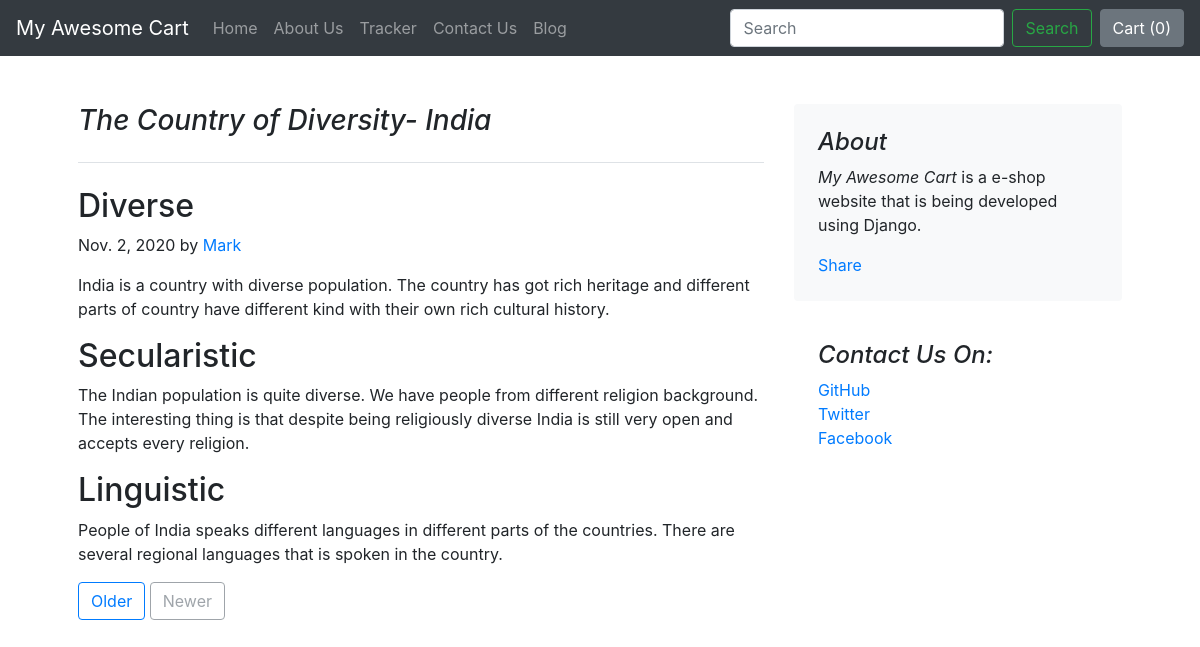
/blog/blogpost/blog1, run on the app's committed database.
### blog/models.py (models this page shows, shortened)
class Blogpost(models.Model):
    post_id = models.AutoField(primary_key=True)
    title = models.CharField(max_length=100)
    head0 = models.CharField(max_length=80,default="")
    chead0 = models.CharField(max_length=300,default="")
    head1 = models.CharField(max_length=80,default="")
    chead1 = models.CharField(max_length=300,default="")
    head2 = models.CharField(max_length=80,default="")
    chead2 = models.CharField(max_length=300,default="")
    pub_date = models.DateField()
    thumbnail = models.ImageField(upload_to="blog/images", default="")

### blog/views.py (the view)
# urls.py: path("blogpost/blog<int:bid>",views.blogpost, name='BlogPost'),
def blogpost(request,bid):
    post= Blogpost.objects.filter(post_id=bid)[0]; #This returns a queryset of which we will select [0] object
    return render(request, 'blog/blogpost.html', {'post':post})

### blog/templates/blog/blogpost.html (shortened to what this page needs)
{% extends 'blog/basic.html' %}
{% block addon-body %}
<main role="main" class="container mt-5 px-5">
  <div class="row">
    <div class="col-md-8 blog-main">
      <h3 class="pb-4 mb-4 font-italic border-bottom">{{post.title}}</h3>
      <div class="blog-post mt-4">
        <h2 class="blog-post-title">{{post.head0}}</h2>
        <p class="blog-post-meta">{{post.pub_date}} by <a href="#">Mark</a></p>
        <p>{{post.chead0 }}</p>
      </div>
      <div class="blog-post">
        <h2 class="blog-post-title">{{post.head1}}</h2>
        <p>{{post.chead1}}</p>
      </div>
      <div class="blog-post">
        <h2 class="blog-post-title">{{post.head2}}</h2>
        <p>{{post.chead2}}</p>
      </div>
      <nav class="blog-pagination">
        <a class="btn btn-outline-primary" href="#">Older</a>
        <a
          class="btn btn-outline-secondary disabled"
          href="#"
          tabindex="-1"
          aria-disabled="true"
          >Newer</a
        >
      </nav>
    </div>
    <aside class="col-md-4 blog-sidebar">
      <div class="p-4 mb-3 bg-light rounded">
        <h4 class="font-italic">About</h4>
        <p class="mb-0">
          <em>My Awesome Cart</em> is a e-shop website that is being developed
          using Django.
        </p>
        <div
          class="fb-share-button mt-3"
          data-href="http://localhost:8000/blog/blogpost/blog{{blog.post_id}}"
          data-layout="button_count"
          data-size="large"
        >
          <a
            target="_blank"
            href="https://www.facebook.com/sharer/sharer.php?u=http%3A%2F%2Flocalhost%3A8000%2Fblog%2Fblogpost%2Fblog{{blog.post_id}}&amp;src=sdkpreparse"
            class="fb-xfbml-parse-ignore"
            >Share</a
          >
        </div>
      </div>
      <div class="p-4">
        <h4 class="font-italic">Contact Us On:</h4>
        <ol class="list-unstyled">
          <li><a href="#">GitHub</a></li>
          <li><a href="#">Twitter</a></li>
          <li><a href="#">Facebook</a></li>
        </ol>
      </div>
    </aside>
  </div>
</main>
{% endblock addon-body %}

### data on the page
Blogpost: title "The Country of Diversity- India", head0 "Diverse", pub_date "Nov. 2, 2020", chead0 "India is a country with diverse population. The country has got rich heritage and different parts of country have different kind with their own rich cultural history.", head1 "Secularistic", chead1 "The Indian population is quite diverse. We have people from different religion background. The interesting thing is that despite being religiously diverse India is still very open and accepts every religion.", head2 "Linguistic", chead2 "People of India speaks different languages in different parts of the countries. There are several regional languages that is spoken in the country."
